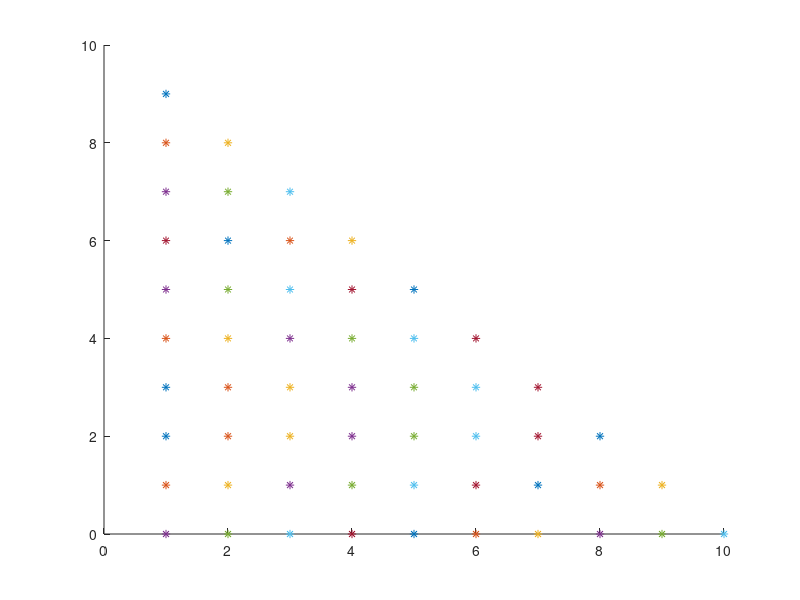

Write MATLAB code to recreate this figure.
%jako samostatna prace udelat, ze jsou k dispozici obe starny stromecku,
%nejen jeho prava cast
clear;
clc;

n = 10;
hold on
for i = 1:n
	x = [1:i];
	y = linspace(n-i,n-i,1);
	plot(x,y,'*');
end
hold off

%%Druha moznost zapisu
% n = 10;
% hold on;
% grid on;
% for i = 1:n
% 	x = (1:i);
% 	y = zeros(1,i);
%   y (1,:) = n-i;
% 	plot(x,y,'*');
% end
% hold off;